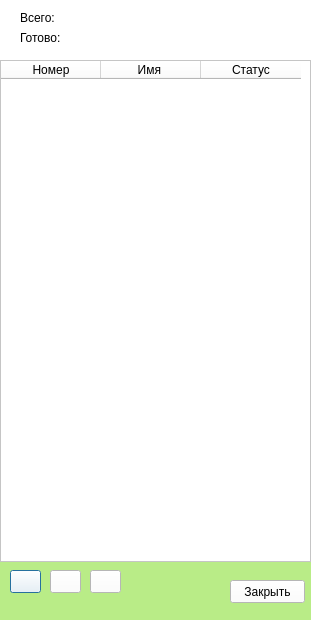
<?xml version="1.0" encoding="UTF-8"?>
<ui version="4.0">
 <class>Unit</class>
 <widget class="QDialog" name="Unit">
  <property name="geometry">
   <rect>
    <x>0</x>
    <y>0</y>
    <width>311</width>
    <height>620</height>
   </rect>
  </property>
  <property name="windowTitle">
   <string>Units</string>
  </property>
  <property name="autoFillBackground">
   <bool>false</bool>
  </property>
  <property name="styleSheet">
   <string notr="true">background-color:white;</string>
  </property>
  <widget class="QTableWidget" name="tableWidget">
   <property name="geometry">
    <rect>
     <x>0</x>
     <y>60</y>
     <width>311</width>
     <height>502</height>
    </rect>
   </property>
   <property name="styleSheet">
    <string notr="true">background-color: white;</string>
   </property>
   <attribute name="horizontalHeaderMinimumSectionSize">
    <number>100</number>
   </attribute>
   <attribute name="verticalHeaderDefaultSectionSize">
    <number>30</number>
   </attribute>
   <column>
    <property name="text">
     <string>Номер</string>
    </property>
   </column>
   <column>
    <property name="text">
     <string>Имя </string>
    </property>
   </column>
   <column>
    <property name="text">
     <string>Статус</string>
    </property>
   </column>
  </widget>
  <widget class="QLabel" name="label">
   <property name="geometry">
    <rect>
     <x>0</x>
     <y>562</y>
     <width>361</width>
     <height>61</height>
    </rect>
   </property>
   <property name="styleSheet">
    <string notr="true">background-color:#B9EC87;</string>
   </property>
   <property name="text">
    <string/>
   </property>
  </widget>
  <widget class="QLabel" name="label_2">
   <property name="geometry">
    <rect>
     <x>20</x>
     <y>10</y>
     <width>51</width>
     <height>16</height>
    </rect>
   </property>
   <property name="text">
    <string>Всего:</string>
   </property>
  </widget>
  <widget class="QLabel" name="label_3">
   <property name="geometry">
    <rect>
     <x>20</x>
     <y>30</y>
     <width>51</width>
     <height>16</height>
    </rect>
   </property>
   <property name="text">
    <string>Готово:</string>
   </property>
  </widget>
  <widget class="QPushButton" name="pushButton">
   <property name="geometry">
    <rect>
     <x>10</x>
     <y>570</y>
     <width>31</width>
     <height>23</height>
    </rect>
   </property>
   <property name="text">
    <string/>
   </property>
  </widget>
  <widget class="QPushButton" name="pushButton_2">
   <property name="geometry">
    <rect>
     <x>230</x>
     <y>580</y>
     <width>75</width>
     <height>23</height>
    </rect>
   </property>
   <property name="text">
    <string>Закрыть</string>
   </property>
  </widget>
  <widget class="QLabel" name="label_4">
   <property name="geometry">
    <rect>
     <x>90</x>
     <y>10</y>
     <width>81</width>
     <height>16</height>
    </rect>
   </property>
   <property name="text">
    <string/>
   </property>
  </widget>
  <widget class="QLabel" name="label_5">
   <property name="geometry">
    <rect>
     <x>90</x>
     <y>30</y>
     <width>81</width>
     <height>16</height>
    </rect>
   </property>
   <property name="text">
    <string/>
   </property>
  </widget>
  <widget class="QPushButton" name="pushButton_3">
   <property name="geometry">
    <rect>
     <x>50</x>
     <y>570</y>
     <width>31</width>
     <height>23</height>
    </rect>
   </property>
   <property name="text">
    <string/>
   </property>
  </widget>
  <widget class="QPushButton" name="pushButton_4">
   <property name="geometry">
    <rect>
     <x>90</x>
     <y>570</y>
     <width>31</width>
     <height>23</height>
    </rect>
   </property>
   <property name="text">
    <string/>
   </property>
  </widget>
 </widget>
 <resources/>
 <connections/>
</ui>
